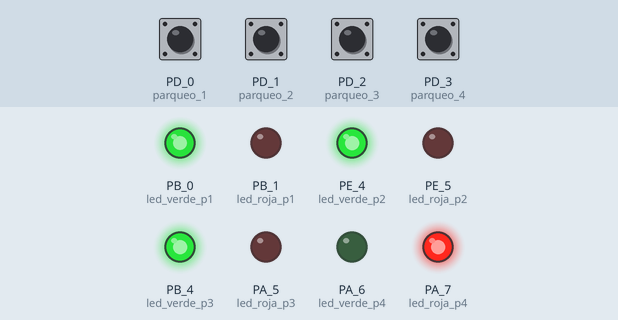
Simulated run of this sketch. Board: TI Tiva C LaunchPad. On the bench: output pins drawn as LEDs (lit = HIGH). The test bench sets the inputs (shaded band); at power-on: PD_0 (parqueo_1), PD_1 (parqueo_2), PD_2 (parqueo_3), PD_3 (parqueo_4) HIGH. What the sketch prints to the serial monitor is not drawn.

Above: at 1.2 s.
1.3 s: PD_3 (parqueo_4) pulled LOW for 1 s
At 1.6 s:
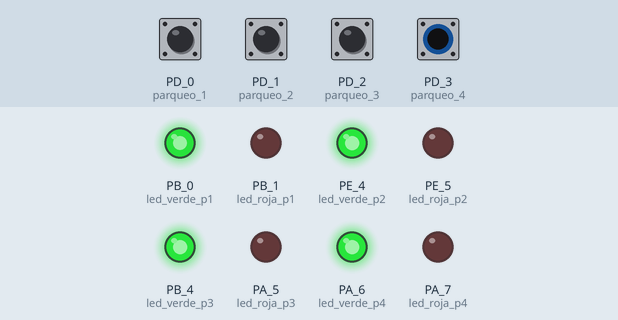
3.8 s: PD_3 (parqueo_4) pulled LOW for 0.15 s
At 4.9 s:
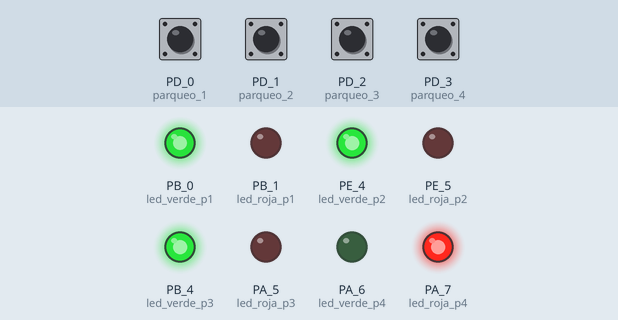
Timing chart, 0 to 24.9 s (numbered marks = the images above; inputs shaded):
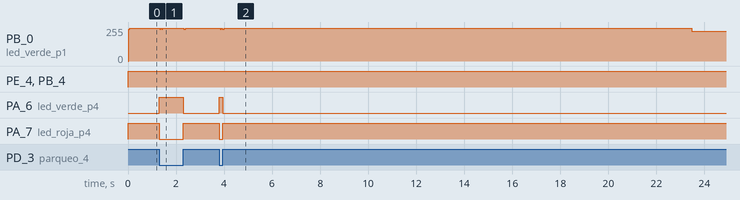

Measured:
- after the input at 1.3 s, PB_0 (led_verde_p1): 245/255 → 237/255 after 1.0 s, → 245/255 0.08 s later; PA_6 (led_verde_p4): LOW → HIGH at once, → LOW 1.0 s later; PA_7 (led_roja_p4): HIGH → LOW at once, → HIGH 1.0 s later
- after the input at 3.8 s, PA_6 (led_verde_p4): LOW → HIGH at once, → LOW 0.15 s later; PA_7 (led_roja_p4): HIGH → LOW at once, → HIGH 0.15 s later

The sketch:

main_sensores.ino
```cpp
/*------------------------------------------------------------------------------
Archivo: main_sensores
Microcontrolador: TM4C123
Autor: Julio Avila, Andy Bonilla y Pablo Herrarte
Compilador: Energia 1.8.11E23
Programa: Proyecto 3
Hardware: Launchpad Tiva C

Creado: 4 de noviembre de 2021
Descripcion: parqueo para 8 carros, 4 en una tiva y 4 en otros
------------------------------------------------------------------------------*/

/*-----------------------------------------------------------------------------
 ----------------------------L I B R E R I A S---------------------------------
 -----------------------------------------------------------------------------*/

 /*-----------------------------------------------------------------------------
 -----------------V A R I A B L E S   A   I M P L E M T E N T A R--------------
 -----------------------------------------------------------------------------*/
unsigned char antirrebote1, antirrebote2, antirrebote3, antirrebote4;
unsigned char cuenta_p1, cuenta_p2, cuenta_p3, cuenta_p4, cuenta_parqueos,x;
/*-----------------------------------------------------------------------------
 ------------ P R O T O T I P O S   D E   F U N C I O N E S -------------------
 -----------------------------------------------------------------------------*/
void antirrebotes_parqueo(void);
void display (int numero);
/*-----------------------------------------------------------------------------
 --------------------- I N T E R R U P C I O N E S ----------------------------
 -----------------------------------------------------------------------------*/
//-------interrupcion para cambio de parqueo 1
void ISR_p1(){
  antirrebote1=1;
}
//-------interrupcion para cambio de parqueo 2
void ISR_p2(){
  antirrebote2=1;
}
//-------interrupcion para cambio parqueo 3
void ISR_p3(){
  antirrebote3=1;
}
//-------interrupcion para cambio parqueo 4
void ISR_p4(){
  antirrebote4=1;
}
/*-----------------------------------------------------------------------------
 ------------------------------ S E T   U P -----------------------------------
 -----------------------------------------------------------------------------*/
void setup() {
  //-------ENTRADAS Y SALIDAS
  //entradas
  pinMode(PD_0, INPUT_PULLUP);                                        //parqueo 1
  pinMode(PD_1, INPUT_PULLUP);                                        //parqueo 2
  pinMode(PD_2, INPUT_PULLUP);                                        //parqueo 3
  pinMode(PD_3, INPUT_PULLUP);                                        //parqueo 4
  //salidas
  pinMode(PB_0, OUTPUT);                                              //led verde p1
  pinMode(PB_1, OUTPUT);                                              //led roja p1
  pinMode(PE_4, OUTPUT);                                              //led verde p2
  pinMode(PE_5, OUTPUT);                                              //led roja p2
  pinMode(PB_4, OUTPUT);                                              //led verde p3
  pinMode(PA_5, OUTPUT);                                              //led roja p3
  pinMode(PA_6, OUTPUT);                                              //led verde p4
  pinMode(PA_7, OUTPUT);                                              //led roja p4
  //-------CONFIGURACION INTERRUPCIONES
  attachInterrupt(digitalPinToInterrupt(PD_0), ISR_p1, FALLING);      //parqueo 1
  attachInterrupt(digitalPinToInterrupt(PD_1), ISR_p2, FALLING);      //parqueo 2
  attachInterrupt(digitalPinToInterrupt(PD_2), ISR_p3, FALLING);      //parqueo 3
  attachInterrupt(digitalPinToInterrupt(PD_3), ISR_p4, FALLING);      //parqueo 4
  //-------CONFIGURACION DE COMUNICACION UART
  Serial.begin(115200);
  Serial3.begin(115200);
}
/*-----------------------------------------------------------------------------
 -------------------------- M A I N   L O O P ---------------------------------
 -----------------------------------------------------------------------------*/
void loop() {
  //-------ANTIRREBOTE DE SENSORES
  antirrebotes_parqueo();
  digitalWrite(PB_0, HIGH);
  //-------ENVIO DE DATOS UART
  if (Serial3.available()){
    Serial3.write(cuenta_parqueos+0x30);
    //Serial3.write(10);                    //separador de coma de caracteres
  }
  cuenta_parqueos=cuenta_p1+cuenta_p2+cuenta_p3+cuenta_p4;
  Serial.println(cuenta_parqueos+0x30);
}
/*-----------------------------------------------------------------------------
 ------------------------- F U N C I O N E S ----------------------------------
 -----------------------------------------------------------------------------*/
 void antirrebotes_parqueo(void){
  //-------antirrebote para parqueo 1
  if (digitalRead(PD_0)==0 && antirrebote1==1){   //p1 libre
    cuenta_p1=0;
    digitalWrite(PB_0,HIGH);     //verde on
    digitalWrite(PB_0,LOW);     //rojo off
  }
  else{                                           //p1 ocupado
    cuenta_p1=1;
    digitalWrite(PB_0,HIGH);     //verde off
    digitalWrite(PB_0,LOW);     //rojo on
  }
  //-------antirrebote para parqueo 2
  if (digitalRead(PD_1)==0 && antirrebote2==1){   //p2 libre
    cuenta_p2=0;
    digitalWrite(PE_4,HIGH);     //verde on
    digitalWrite(PE_5,LOW);     //rojo off
  }
  else{                                           //p2 ocupado
    cuenta_p2=1;
    digitalWrite(PE_4,HIGH);     //verde off
    digitalWrite(PE_5,LOW);     //rojo on
  }
  //-------antirrebote para parqueo 3
  if (digitalRead(PD_2)==0 && antirrebote3==1){   //p3 libre
    cuenta_p3=0;
    digitalWrite(PB_4,HIGH);     //verde on
    digitalWrite(PA_5,LOW);     //rojo off
  }
  else{                                           //p3 ocupado
    cuenta_p3=1;
    digitalWrite(PB_4,HIGH);     //verde on
    digitalWrite(PA_5,LOW);     //rojo off
  }
  //-------antirrebote para parqueo 4
  if (digitalRead(PD_3)==0 && antirrebote4==1){     //p4 libre
    cuenta_p4=0;
    digitalWrite(PA_6,HIGH);     //verde on
    digitalWrite(PA_7,LOW);     //rojo off
  }
  else{                                             //p4 ocupado
    cuenta_p4=1;
    digitalWrite(PA_6,LOW);     //verde off
    digitalWrite(PA_7,HIGH);     //rojo on
  }
 }
```
